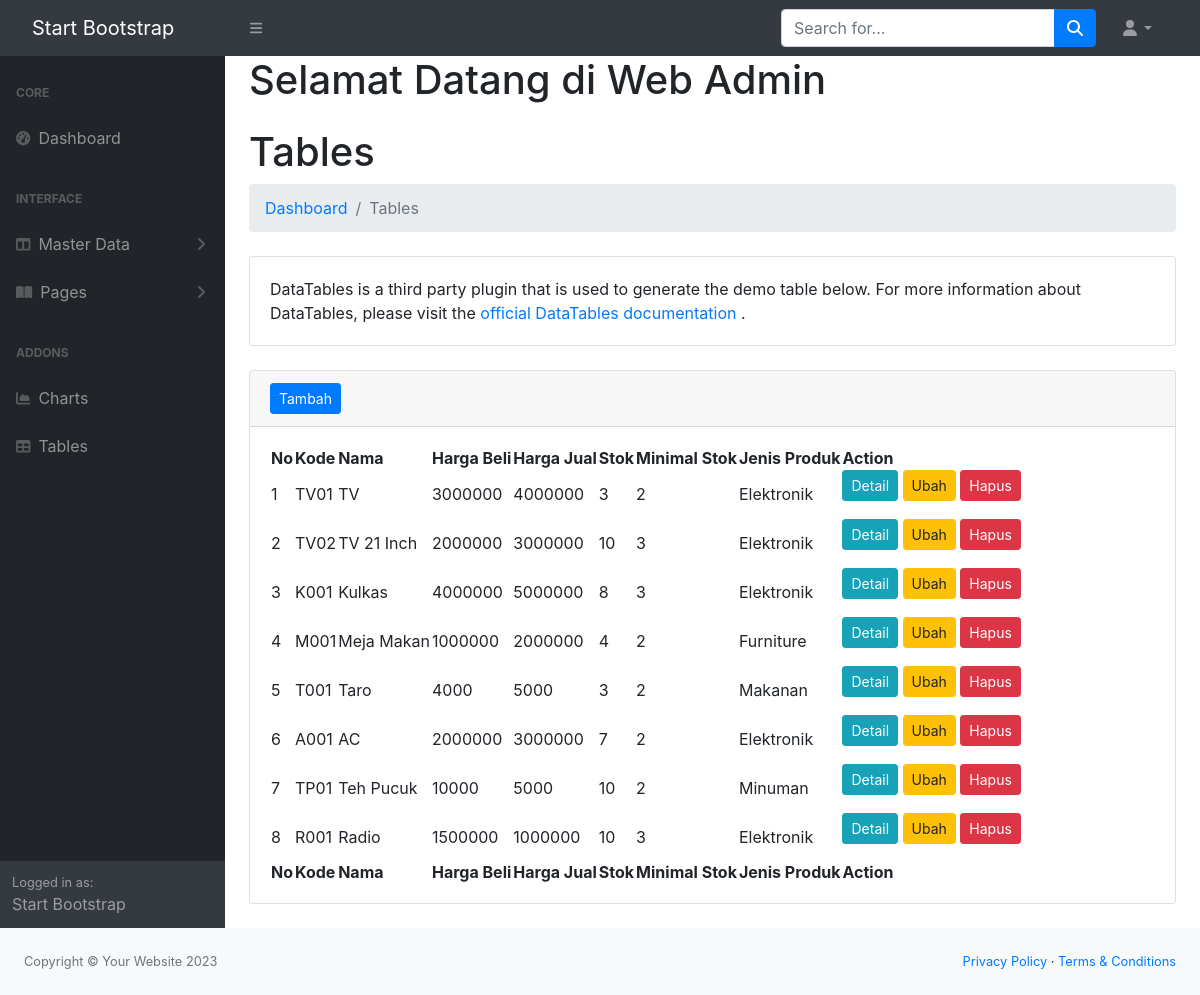
Page /admin/index.php?url=product on the earlier database version.
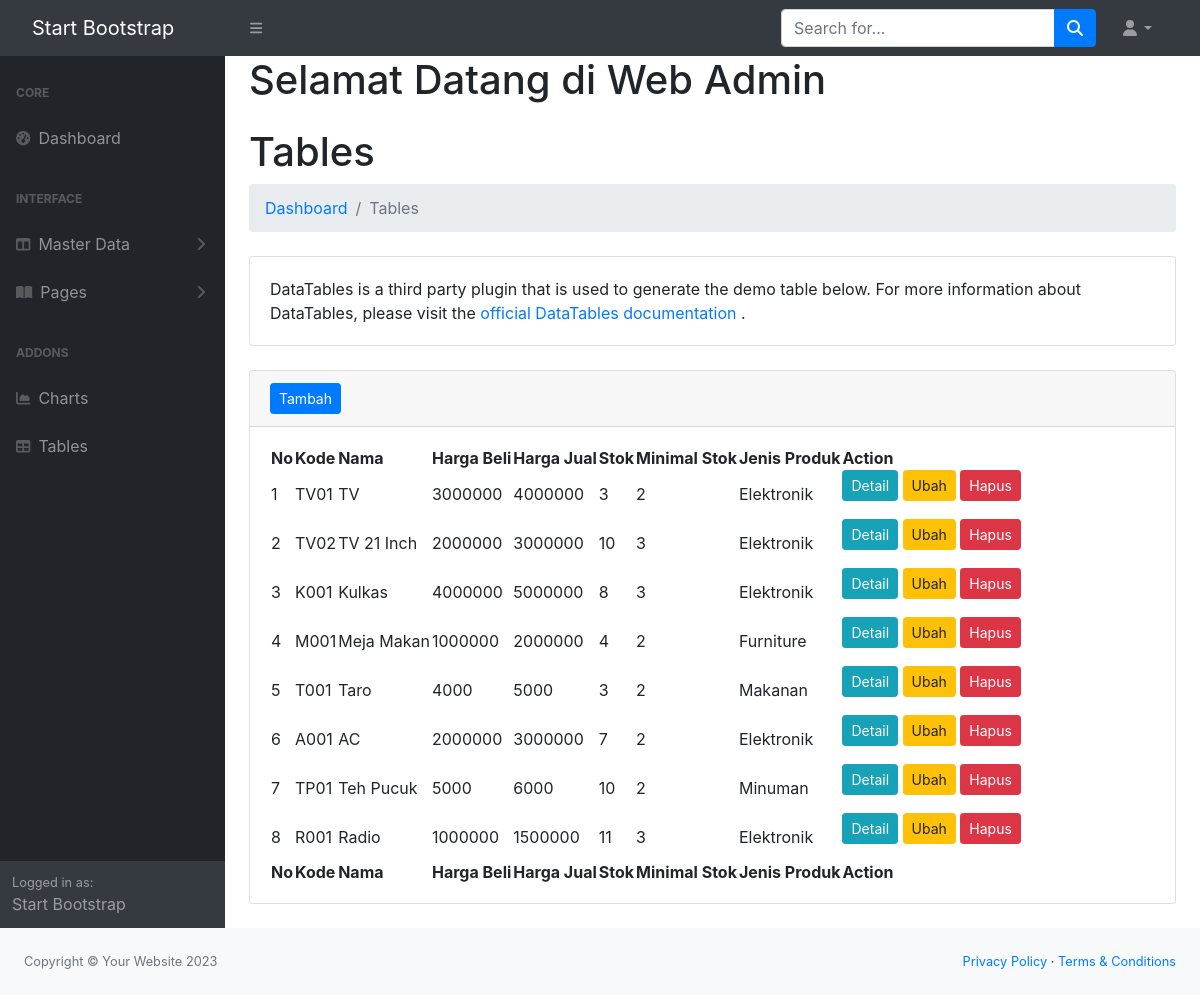
Same page on the later database version.
### tables this page shows
CREATE TABLE `produk` (
  `id` int(11) NOT NULL,
  `kode` varchar(10) DEFAULT NULL,
  `nama` varchar(45) NOT NULL,
  `harga_beli` double DEFAULT NULL,
  `harga_jual` double DEFAULT NULL,
  `stok` int(11) DEFAULT NULL,
  `min_stok` int(11) DEFAULT NULL,
  `jenis_produk_id` int(11) NOT NULL
);

CREATE TABLE `jenis_produk` (
  `id` int(11) NOT NULL,
  `nama` varchar(20) DEFAULT NULL,
  `ket` varchar(50) DEFAULT NULL
);

### admin/models/Produk.php (called while the page is built, shortened)
<?php
class Produk {
 private $koneksi;
 public function __construct(){
    global $dbh;
    $this->koneksi = $dbh;
}
 public function dataProduk(){
    $sql = "SELECT produk.*, jenis_produk.nama as Kategori FROM produk INNER JOIN
    jenis_produk ON jenis_produk.id = produk.jenis_produk_id ";
    $ps = $this->koneksi->prepare($sql);
    $ps->execute();
    $rs = $ps->fetchAll();
    return $rs;
}
}
?>

### admin/product.php (the view, shortened to what this page needs)
<?php
$model = new Produk();
$data_produk = $model->dataProduk();
?>
                        <h1 class="mt-4">Tables</h1>
                        <ol class="breadcrumb mb-4">
                            <li class="breadcrumb-item"><a href="index.html">Dashboard</a></li>
                            <li class="breadcrumb-item active">Tables</li>
                        </ol>
                        <div class="card mb-4">
                            <div class="card-body">
                                DataTables is a third party plugin that is used to generate the demo table below. For more information about DataTables, please visit the
                                <a target="_blank" href="https://datatables.net/">official DataTables documentation</a>
                                .
                            </div>
                        </div>
                        <div class="card mb-4">
                            <div class="card-header">
                                <a href="index.php?url=product_form" class="btn btn-primary btn-sm"> Tambah </a>
                            </div>
                            <div class="card-body">
                                <table id="datatablesSimple">
                                    <thead>
                                        <tr>
                                            <th>No</th>
                                            <th>Kode</th>
                                            <th>Nama</th>
                                            <th>Harga Beli</th>
                                            <th>Harga Jual</th>
                                            <th>Stok</th>
                                            <th>Minimal Stok</th>
                                            <th>Jenis Produk </th>
                                            <th>Action</th>
                                        </tr>
                                    </thead>
                                    <tfoot>
                                        <tr>
                                            <th>No</th>
                                            <th>Kode</th>
                                            <th>Nama</th>
                                            <th>Harga Beli</th>
                                            <th>Harga Jual</th>
                                            <th>Stok</th>
                                            <th>Minimal Stok</th>
                                            <th>Jenis Produk </th>
                                            <th>Action</th>
                                        </tr>
                                    </tfoot>
                                    <tbody>
                                        <?php
                                        $no = 1;
                                        foreach($data_produk as $row){
                                        ?>
                                        <tr>
                                            <td><?= $no ?></td>
                                            <td><?= $row['kode']?></td>
                                            <td><?= $row['nama']?></td>
                                            <td><?= $row['harga_beli']?></td>
                                            <td><?= $row['harga_jual']?></td>
                                            <td><?= $row['stok']?></td>
                                            <td><?= $row['min_stok']?></td>
                                            <td><?= $row['Kategori']?></td>
                                            <td>
                                                <form action="produk_controller.php" method="post">
                                                    <a class="btn btn-info btn-sm" href="index.php?url=product_detail&id=<?= $row ['id'] ?>">Detail</a>
                                                    <a class="btn btn-warning btn-sm" href="index.php?url=product_form&idedit=<?= $row ['id'] ?>">Ubah</a>
                                                    <button type="submit" class="btn btn-danger btn-sm" name="proses" value="hapus"
                                                    onclick="return confirm('Anda yakin data ini akan dihapus?')">Hapus</button>
                                                </form>
                                            </td>
                                        </tr>
                                      <?php
                                        $no++;
                                    }
                                        ?>
                                    </tbody>
                                </table>
                            </div>
</div>
</div>

Differences in the rows shown:
changed produk "TP01": harga_beli "10000" → "5000"; harga_jual "5000" → "6000"
changed produk "Radio": harga_beli "1500000" → "1000000"; harga_jual "1000000" → "1500000"; stok "10" → "11"
